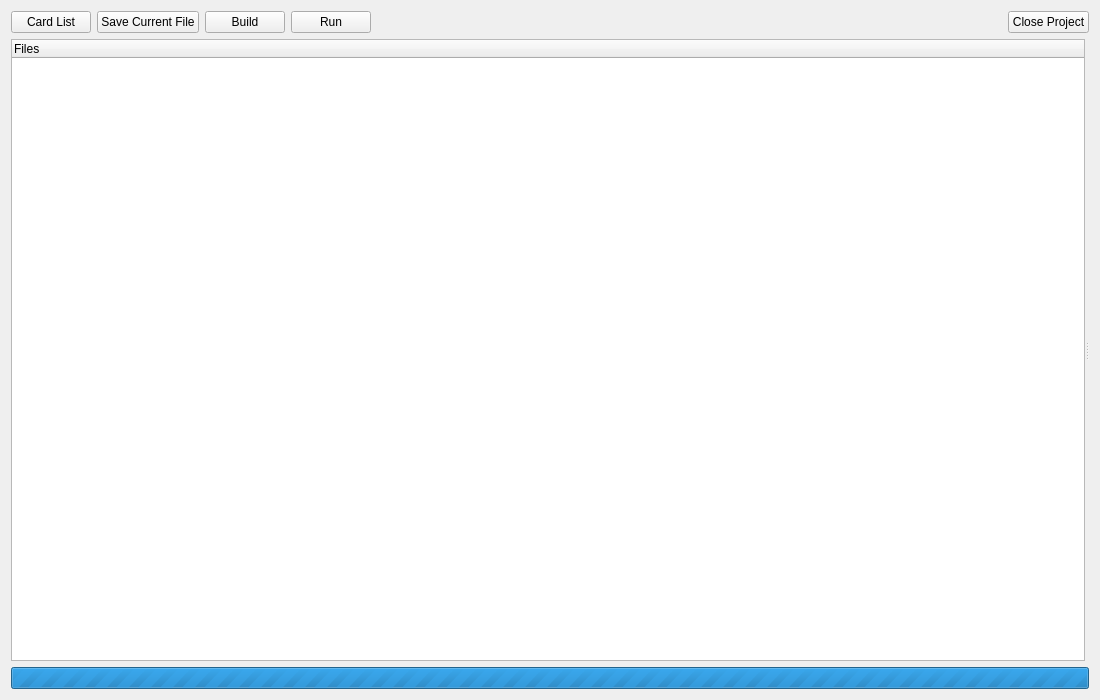
<?xml version="1.0" encoding="UTF-8"?>
<ui version="4.0">
 <class>ProjectWindow</class>
 <widget class="QWidget" name="ProjectWindow">
  <property name="minimumSize"><size><width>1100</width><height>700</height></size></property>
  <layout class="QVBoxLayout" name="verticalLayout">
   <item><layout class="QHBoxLayout" name="toolbarLayout">
    <item><widget class="QPushButton" name="btnCardList"><property name="text"><string>Card List</string></property></widget></item>
    <item><widget class="QPushButton" name="btnSaveFile"><property name="text"><string>Save Current File</string></property></widget></item>
    <item><widget class="QPushButton" name="btnBuild"><property name="text"><string>Build</string></property></widget></item>
    <item><widget class="QPushButton" name="btnBuildAndRun"><property name="text"><string>Run</string></property></widget></item>
    <item><spacer name="horizontalSpacer"><property name="orientation"><enum>Qt::Horizontal</enum></property><property name="sizeHint" stdset="0"><size><width>40</width><height>20</height></size></property></spacer></item>
    <item><widget class="QPushButton" name="btnCloseProject"><property name="text"><string>Close Project</string></property></widget></item>
   </layout></item>
   <item><widget class="QSplitter" name="splitter"><property name="orientation"><enum>Qt::Horizontal</enum></property>
    <widget class="QTreeWidget" name="treeFiles">
     <property name="minimumWidth"><number>200</number></property>
     <property name="maximumWidth"><number>460</number></property>
     <property name="horizontalScrollBarPolicy"><enum>Qt::ScrollBarAsNeeded</enum></property>
     <column><property name="text"><string>Files</string></property></column>
    </widget>
    <widget class="QWidget" name="editorHost"><layout class="QVBoxLayout" name="editorLayout">
     <property name="leftMargin"><number>0</number></property>
     <property name="topMargin"><number>0</number></property>
     <property name="rightMargin"><number>0</number></property>
     <property name="bottomMargin"><number>0</number></property>
    </layout></widget>
   </widget></item>
   <item><widget class="QProgressBar" name="pgbProgress"><property name="visible"><bool>false</bool></property><property name="minimum"><number>0</number></property><property name="maximum"><number>0</number></property><property name="textVisible"><bool>false</bool></property></widget></item>
  </layout>
 </widget>
 <resources/>
 <connections/>
</ui>
